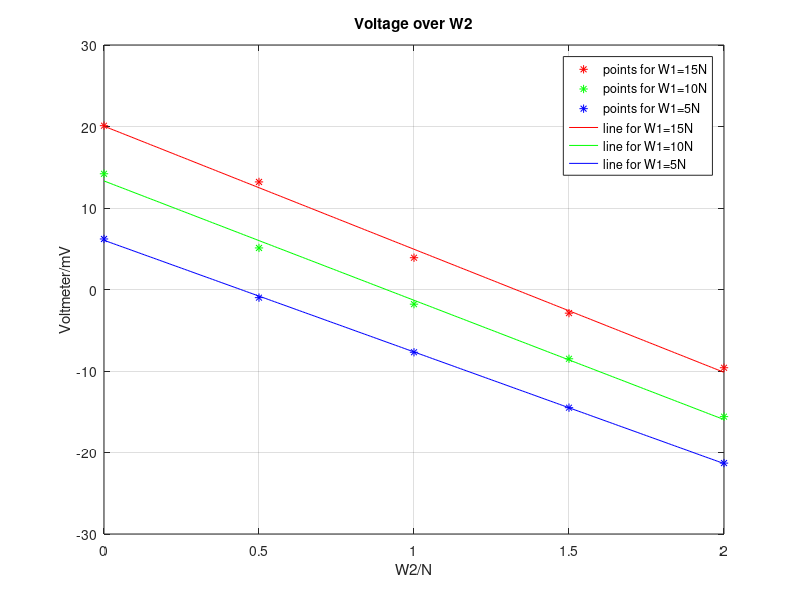

This chart was generated by the following MATLAB code:
clear
clc

x1=[0:0.5:2];
y1=[20.1,13.2,3.9,-2.9,-9.6];

x2=[0:0.5:2];
y2=[14.2,5.1,-1.8,-8.5,-15.6];

x3=[0:0.5:2];
y3=[6.2,-1,-7.7,-14.5,-21.3];

plot(x1,y1,'r*');
hold on
plot(x2,y2,'g*');
hold on
plot(x3,y3,'b*');

p1=polyfit(x1,y1,1);
p2=polyfit(x2,y2,1);
p3=polyfit(x3,y3,1);

range=[0:0.01:2];
f1=p1(1).*range+p1(2);
f2=p2(1).*range+p2(2);
f3=p3(1).*range+p3(2);
plot(range,f1,'r');
hold on
plot(range,f2,'g');
hold on
plot(range,f3,'b');
grid on
title('Voltage over W2')
xlabel('W2/N')
ylabel('Voltmeter/mV')
legend('points for W1=15N','points for W1=10N','points for W1=5N','line for W1=15N','line for W1=10N','line for W1=5N');
